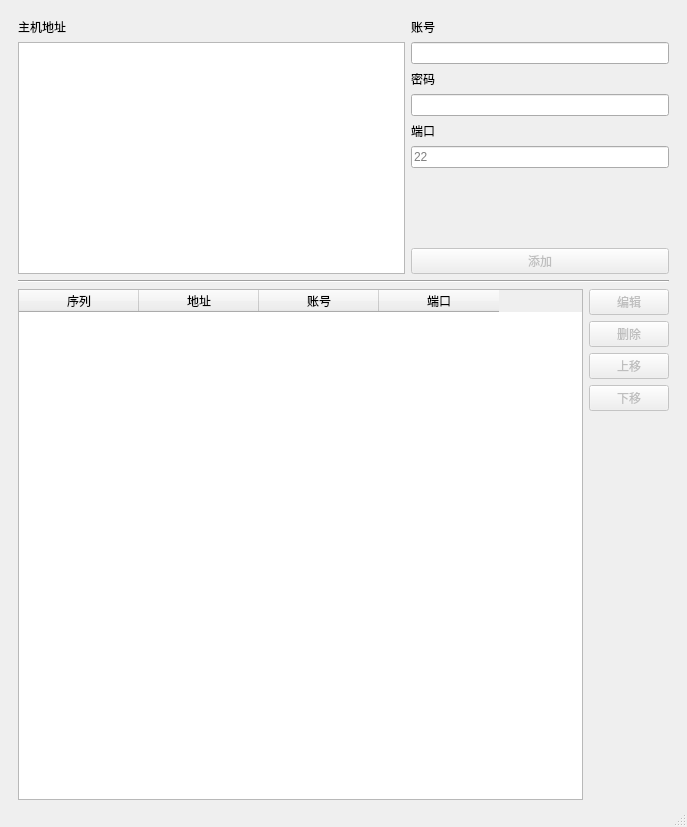
<?xml version="1.0" encoding="UTF-8"?>
<ui version="4.0">
 <class>SettingWindow</class>
 <widget class="QMainWindow" name="SettingWindow">
  <property name="geometry">
   <rect>
    <x>0</x>
    <y>0</y>
    <width>687</width>
    <height>827</height>
   </rect>
  </property>
  <property name="windowTitle">
   <string>MainWindow</string>
  </property>
  <widget class="QWidget" name="centralwidget">
   <property name="minimumSize">
    <size>
     <width>600</width>
     <height>800</height>
    </size>
   </property>
   <layout class="QVBoxLayout" name="verticalLayout_4">
    <item>
     <widget class="QWidget" name="" native="true">
      <property name="minimumSize">
       <size>
        <width>600</width>
        <height>800</height>
       </size>
      </property>
      <layout class="QVBoxLayout" name="verticalLayout_3" stretch="1,0,2">
       <item>
        <layout class="QHBoxLayout" name="horizontalLayout_2" stretch="3,2">
         <item>
          <layout class="QVBoxLayout" name="verticalLayout_5">
           <item>
            <widget class="QLabel" name="label_4">
             <property name="text">
              <string>主机地址</string>
             </property>
            </widget>
           </item>
           <item>
            <widget class="QPlainTextEdit" name="edtHosts"/>
           </item>
          </layout>
         </item>
         <item>
          <layout class="QVBoxLayout" name="verticalLayout_2">
           <item>
            <layout class="QVBoxLayout" name="verticalLayout_6">
             <item>
              <widget class="QLabel" name="label">
               <property name="text">
                <string>账号</string>
               </property>
              </widget>
             </item>
             <item>
              <widget class="QLineEdit" name="edtAccount"/>
             </item>
             <item>
              <widget class="QLabel" name="label_2">
               <property name="text">
                <string>密码</string>
               </property>
              </widget>
             </item>
             <item>
              <widget class="QLineEdit" name="edtPassword">
               <property name="text">
                <string/>
               </property>
               <property name="echoMode">
                <enum>QLineEdit::Password</enum>
               </property>
              </widget>
             </item>
             <item>
              <widget class="QLabel" name="label_3">
               <property name="text">
                <string>端口</string>
               </property>
              </widget>
             </item>
             <item>
              <widget class="QLineEdit" name="edtPort">
               <property name="text">
                <string/>
               </property>
               <property name="placeholderText">
                <string>22</string>
               </property>
              </widget>
             </item>
             <item>
              <spacer name="verticalSpacer_2">
               <property name="orientation">
                <enum>Qt::Vertical</enum>
               </property>
               <property name="sizeHint" stdset="0">
                <size>
                 <width>20</width>
                 <height>40</height>
                </size>
               </property>
              </spacer>
             </item>
            </layout>
           </item>
           <item>
            <widget class="QPushButton" name="btnAdd">
             <property name="enabled">
              <bool>false</bool>
             </property>
             <property name="text">
              <string>添加</string>
             </property>
             <property name="checkable">
              <bool>false</bool>
             </property>
             <property name="autoDefault">
              <bool>false</bool>
             </property>
             <property name="default">
              <bool>false</bool>
             </property>
             <property name="flat">
              <bool>false</bool>
             </property>
            </widget>
           </item>
          </layout>
         </item>
        </layout>
       </item>
       <item>
        <widget class="Line" name="line">
         <property name="orientation">
          <enum>Qt::Horizontal</enum>
         </property>
        </widget>
       </item>
       <item>
        <layout class="QHBoxLayout" name="horizontalLayout">
         <item>
          <widget class="QTableWidget" name="tvClients">
           <attribute name="horizontalHeaderVisible">
            <bool>true</bool>
           </attribute>
           <attribute name="horizontalHeaderDefaultSectionSize">
            <number>120</number>
           </attribute>
           <attribute name="horizontalHeaderShowSortIndicator" stdset="0">
            <bool>false</bool>
           </attribute>
           <attribute name="verticalHeaderVisible">
            <bool>false</bool>
           </attribute>
           <attribute name="verticalHeaderStretchLastSection">
            <bool>false</bool>
           </attribute>
           <column>
            <property name="text">
             <string>序列</string>
            </property>
           </column>
           <column>
            <property name="text">
             <string>地址</string>
            </property>
           </column>
           <column>
            <property name="text">
             <string>账号</string>
            </property>
           </column>
           <column>
            <property name="text">
             <string>端口</string>
            </property>
           </column>
          </widget>
         </item>
         <item>
          <layout class="QVBoxLayout" name="verticalLayout">
           <item>
            <widget class="QPushButton" name="btnEdit">
             <property name="enabled">
              <bool>false</bool>
             </property>
             <property name="text">
              <string>编辑</string>
             </property>
            </widget>
           </item>
           <item>
            <widget class="QPushButton" name="btnRemove">
             <property name="enabled">
              <bool>false</bool>
             </property>
             <property name="text">
              <string>删除</string>
             </property>
            </widget>
           </item>
           <item>
            <widget class="QPushButton" name="btnMoveUp">
             <property name="enabled">
              <bool>false</bool>
             </property>
             <property name="text">
              <string>上移</string>
             </property>
            </widget>
           </item>
           <item>
            <widget class="QPushButton" name="btnMoveDown">
             <property name="enabled">
              <bool>false</bool>
             </property>
             <property name="text">
              <string>下移</string>
             </property>
            </widget>
           </item>
           <item>
            <spacer name="verticalSpacer">
             <property name="orientation">
              <enum>Qt::Vertical</enum>
             </property>
             <property name="sizeHint" stdset="0">
              <size>
               <width>20</width>
               <height>40</height>
              </size>
             </property>
            </spacer>
           </item>
          </layout>
         </item>
        </layout>
       </item>
      </layout>
     </widget>
    </item>
   </layout>
  </widget>
  <widget class="QStatusBar" name="statusBar"/>
 </widget>
 <resources/>
 <connections/>
</ui>
